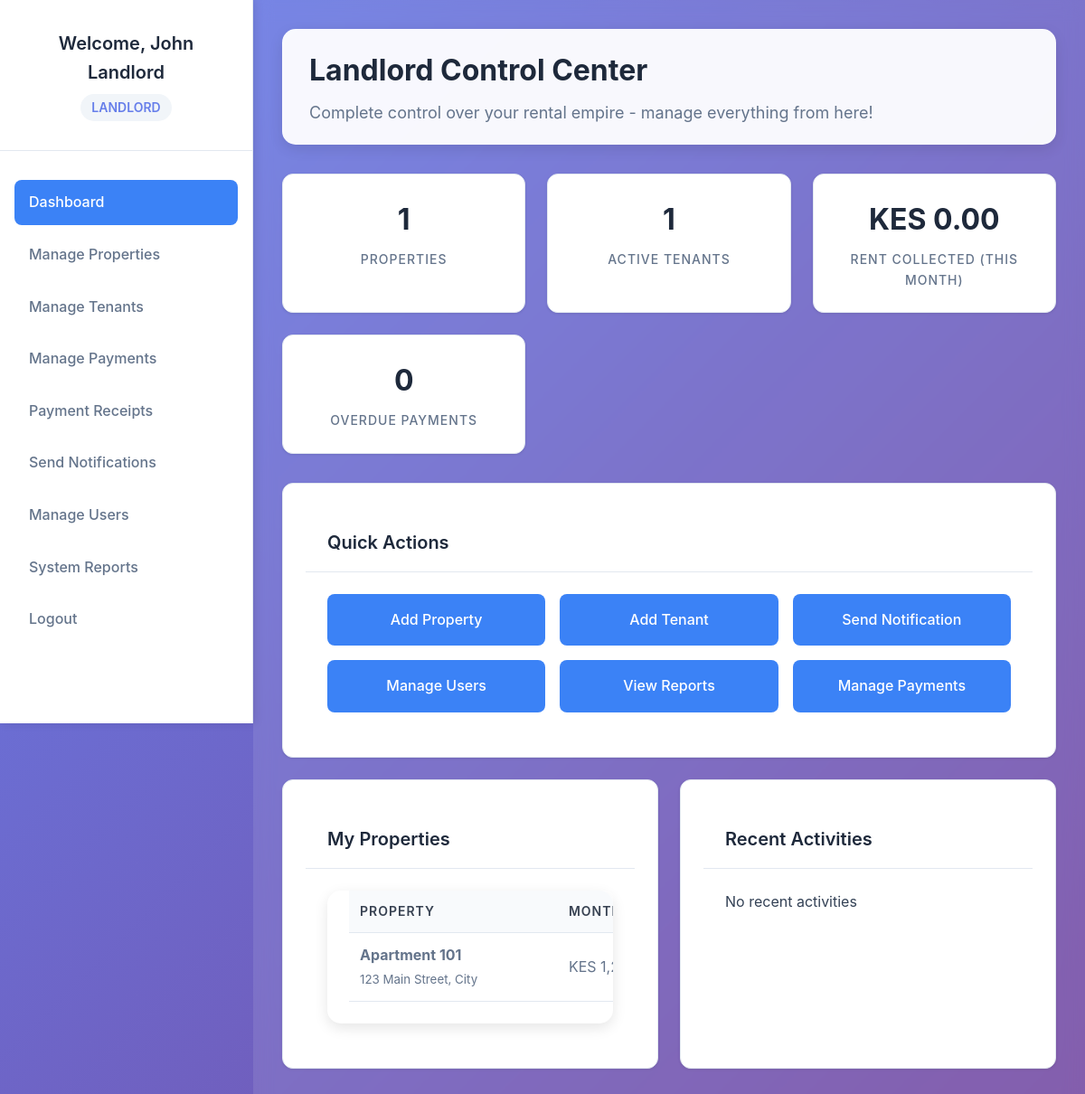
Screenshot of /landlord_dashboard.php (signed in) with the database file from the repository.
### tables this page shows
CREATE TABLE users (
    id INT AUTO_INCREMENT PRIMARY KEY,
    username VARCHAR(50) UNIQUE NOT NULL,
    email VARCHAR(100) UNIQUE NOT NULL,
    password VARCHAR(255) NOT NULL,
    full_name VARCHAR(100) NOT NULL,
    phone VARCHAR(20),
    role ENUM('tenant', 'admin', 'landlord') NOT NULL,
    created_at TIMESTAMP DEFAULT CURRENT_TIMESTAMP,
    updated_at TIMESTAMP DEFAULT CURRENT_TIMESTAMP ON UPDATE CURRENT_TIMESTAMP,
    is_active BOOLEAN DEFAULT TRUE
);

CREATE TABLE properties (
    id INT AUTO_INCREMENT PRIMARY KEY,
    property_name VARCHAR(100) NOT NULL,
    address TEXT NOT NULL,
    landlord_id INT NOT NULL,
    monthly_rent DECIMAL(10,2) NOT NULL,
    created_at TIMESTAMP DEFAULT CURRENT_TIMESTAMP,
    FOREIGN KEY (landlord_id) REFERENCES users(id) ON DELETE CASCADE
);

### config.php (called while the page is built, shortened)
<?php
require_once 'database.php';
function isLoggedIn() {
    return isset($_SESSION['user_id']) && !empty($_SESSION['user_id']);
}
function formatCurrency($amount) {
    return 'KES ' . number_format($amount, 2);
}
function getCurrentUser() {
    $db = new Database();
    $user = $db->fetchOne(
        "SELECT * FROM users WHERE id = ? AND is_active = 1",
        [$_SESSION['user_id']]
    );
    return $user;
}
?>

### database.php (called while the page is built, shortened)
<?php
class Database {
    private $host = DB_HOST;
    private $username = DB_USERNAME;
    private $password = DB_PASSWORD;
    private $database = DB_NAME;
    private $connection;
    private function connect() {
        try {
            $this->connection = new PDO(
                "mysql:host={$this->host};dbname={$this->database};charset=utf8mb4",
                $this->username,
                $this->password,
                [
                    PDO::ATTR_ERRMODE => PDO::ERRMODE_EXCEPTION,
                    PDO::ATTR_DEFAULT_FETCH_MODE => PDO::FETCH_ASSOC,
                    PDO::ATTR_EMULATE_PREPARES => false
                ]
            );
        } catch (PDOException $e) {
            die("Database connection failed: " . $e->getMessage());
        }
    }
    public function query($sql, $params = []) {
        try {
            $stmt = $this->connection->prepare($sql);
            $stmt->execute($params);
            return $stmt;
        } catch (PDOException $e) {
            throw new Exception("Query failed: " . $e->getMessage());
        }
    }
    public function fetchAll($sql, $params = []) {
        return $this->query($sql, $params)->fetchAll();
    }
    public function fetchOne($sql, $params = []) {
        return $this->query($sql, $params)->fetch();
    }
}
?>

### landlord_dashboard.php (the view, shortened to what this page needs)
<?php
require_once 'config.php';
$user = getCurrentUser();
$db = new Database();
$properties = $db->fetchAll(
    "SELECT p.*, COUNT(tp.tenant_id) as tenant_count
     FROM properties p
     LEFT JOIN tenant_properties tp ON p.id = tp.property_id AND tp.is_active = 1
     WHERE p.landlord_id = ?
     GROUP BY p.id",
    [$user['id']]
);
$currentMonth = date('Y-m');
$totalRentCollected = $db->fetchOne(
    "SELECT COALESCE(SUM(amount), 0) as total
     FROM rent_payments rp
     JOIN properties p ON rp.property_id = p.id
     WHERE p.landlord_id = ? AND rp.status = 'paid' AND DATE_FORMAT(rp.payment_date, '%Y-%m') = ?",
    [$user['id'], $currentMonth]
)['total'];
$overduePayments = $db->fetchAll(
    "SELECT rp.*, u.full_name as tenant_name, p.property_name
     FROM rent_payments rp
     JOIN users u ON rp.tenant_id = u.id
     JOIN properties p ON rp.property_id = p.id
     WHERE p.landlord_id = ? AND rp.status = 'overdue'
     ORDER BY rp.due_date ASC",
    [$user['id']]
);
$recentActivities = $db->fetchAll(
    "SELECT 'payment' as type, rp.payment_date as date,
            CONCAT('Rent payment of $', rp.amount, ' received from ', u.full_name) as description
     FROM rent_payments rp
     JOIN users u ON rp.tenant_id = u.id
     JOIN properties p ON rp.property_id = p.id
     WHERE p.landlord_id = ? AND rp.status = 'paid'
     ORDER BY rp.payment_date DESC
     LIMIT 10",
    [$user['id']]
);
$totalProperties = count($properties);
$totalTenants = $db->fetchOne(
    "SELECT COUNT(DISTINCT tp.tenant_id) as count
     FROM tenant_properties tp
     JOIN properties p ON tp.property_id = p.id
     WHERE p.landlord_id = ? AND tp.is_active = 1",
    [$user['id']]
)['count'];
?>
<!DOCTYPE html>
<html lang="en">
<head>
    <link rel="stylesheet" href="style.css">
</head>
<body>
    <div class="dashboard-container">
        <div class="sidebar" id="sidebar">
            <div class="sidebar-header">
                <h2>Welcome, <?php echo htmlspecialchars($user['full_name']); ?></h2>
                <div class="user-role">Landlord</div>
            </div>
            <ul class="sidebar-menu">
                <li><a href="landlord_dashboard.php" class="active">Dashboard</a></li>
                <li><a href="manage_properties.php">Manage Properties</a></li>
                <li><a href="manage_tenants.php">Manage Tenants</a></li>
                <li><a href="manage_payments.php">Manage Payments</a></li>
                <li><a href="landlord_receipts.php">Payment Receipts</a></li>
                <li><a href="send_notifications.php">Send Notifications</a></li>
                <li><a href="manage_users.php">Manage Users</a></li>
                <li><a href="system_reports.php">System Reports</a></li>
                <li><a href="logout.php">Logout</a></li>
            </ul>
        </div>
        <div class="main-content">
            <div class="content-header">
                <h1>Landlord Control Center</h1>
                <p>Complete control over your rental empire - manage everything from here!</p>
            </div>
            <div class="stats-grid">
                <div class="stat-card">
                    <div class="stat-number"><?php echo $totalProperties; ?></div>
                    <div class="stat-label">Properties</div>
                </div>
                <div class="stat-card">
                    <div class="stat-number"><?php echo $totalTenants; ?></div>
                    <div class="stat-label">Active Tenants</div>
                </div>
                <div class="stat-card">
                    <div class="stat-number"><?php echo formatCurrency($totalRentCollected); ?></div>
                    <div class="stat-label">Rent Collected (This Month)</div>
                </div>
                <div class="stat-card">
                    <div class="stat-number"><?php echo count($overduePayments); ?></div>
                    <div class="stat-label">Overdue Payments</div>
                </div>
            </div>
            <div class="card">
                <div class="card-header">
                    <h3>Quick Actions</h3>
                </div>
                <div class="quick-actions-grid">
                    <a href="manage_properties.php" class="quick-action-btn">
                        Add Property
                    </a>
                    <a href="manage_tenants.php" class="quick-action-btn">
                        Add Tenant
                    </a>
                    <a href="send_notifications.php" class="quick-action-btn">
                        Send Notification
                    </a>
                    <a href="manage_users.php" class="quick-action-btn">
                        Manage Users
                    </a>
                    <a href="system_reports.php" class="quick-action-btn">
                        View Reports
                    </a>
                    <a href="manage_payments.php" class="quick-action-btn">
                        Manage Payments
                    </a>
                </div>
            </div>
            <div class="content-grid">
                <div class="card">
                    <div class="card-header">
                        <h3>My Properties</h3>
                    </div>
                    <div class="card-content">
                        <?php if (empty($properties)): ?>
                            <p>No properties found. <a href="add_property.php">Add your first property</a></p>
                        <?php else: ?>
                            <div class="table-container">
                                <table>
                                    <thead>
                                        <tr>
                                            <th>Property</th>
                                            <th>Monthly Rent</th>
                                        </tr>
                                    </thead>
                                    <tbody>
                                        <?php foreach ($properties as $property): ?>
                                            <tr>
                                                <td>
                                                    <strong><?php echo htmlspecialchars($property['property_name']); ?></strong><br>
                                                    <small><?php echo htmlspecialchars($property['address']); ?></small>
                                                </td>
                                                <td><?php echo formatCurrency($property['monthly_rent']); ?></td>
                                            </tr>
                                        <?php endforeach; ?>
                                    </tbody>
                                </table>
                            </div>
                        <?php endif; ?>
                    </div>
                </div>
                <div class="card">
                    <div class="card-header">
                        <h3>Recent Activities</h3>
                    </div>
                    <div class="card-content">
                        <?php if (empty($recentActivities)): ?>
                            <p>No recent activities</p>
                        <?php endif; ?>
                    </div>
                </div>
            </div>
        </div>
    </div>
</body>
</html>

### style.css (style rules this page uses)
* { margin: 0; padding: 0; box-sizing: border-box; }
body { font-family: 'Segoe UI', Tahoma, Geneva, Verdana, sans-serif; background: linear-gradient(135deg, #667eea 0%, #764ba2 100%); min-height: 100vh; color: #333; }
.dashboard-container { display: flex; min-height: 100vh; }
.sidebar { width: 250px; background: rgba(255, 255, 255, 0.95); backdrop-filter: blur(10px); padding: 20px; box-shadow: 2px 0 10px rgba(0, 0, 0, 0.1); }
.sidebar-header { text-align: center; margin-bottom: 30px; padding-bottom: 20px; border-bottom: 1px solid #e2e8f0; }
.sidebar-header h2 { color: #4a5568; font-size: 20px; }
.sidebar-header .user-role { color: #667eea; font-size: 14px; text-transform: uppercase; font-weight: 600; }
.sidebar-menu { list-style: none; }
.sidebar-menu li { margin-bottom: 10px; }
.sidebar-menu a { display: flex; align-items: center; padding: 12px 15px; color: #4a5568; text-decoration: none; border-radius: 8px; transition: all 0.3s ease; }
.sidebar-menu a:hover, .sidebar-menu a.active { background: linear-gradient(135deg, #667eea 0%, #764ba2 100%); color: white; }
.main-content { flex: 1; padding: 30px; background: rgba(255, 255, 255, 0.1); backdrop-filter: blur(10px); }
.content-header { background: rgba(255, 255, 255, 0.95); padding: 20px 30px; border-radius: 15px; margin-bottom: 30px; box-shadow: 0 5px 15px rgba(0, 0, 0, 0.1); }
.content-header h1 { color: #4a5568; font-size: 28px; margin-bottom: 5px; }
.content-header p { color: #718096; font-size: 16px; }
.card { background: rgba(255, 255, 255, 0.95); border-radius: 15px; padding: 25px; margin-bottom: 20px; box-shadow: 0 5px 15px rgba(0, 0, 0, 0.1); backdrop-filter: blur(10px); }
.card-header { display: flex; justify-content: between; align-items: center; margin-bottom: 20px; padding-bottom: 15px; border-bottom: 1px solid #e2e8f0; }
.card-header h3 { color: #4a5568; font-size: 20px; }
.stats-grid { display: grid; grid-template-columns: repeat(auto-fit, minmax(250px, 1fr)); gap: 20px; margin-bottom: 30px; }
.stat-card { background: rgba(255, 255, 255, 0.95); border-radius: 15px; padding: 25px; text-align: center; box-shadow: 0 5px 15px rgba(0, 0, 0, 0.1); backdrop-filter: blur(10px); transition: transform 0.3s ease; }
.stat-number { font-size: 36px; font-weight: bold; color: #667eea; margin-bottom: 10px; }
.stat-label { color: #718096; font-size: 16px; text-transform: uppercase; letter-spacing: 1px; }
.table-container { overflow-x: auto; border-radius: 15px; box-shadow: 0 5px 15px rgba(0, 0, 0, 0.1); }
table { width: 100%; border-collapse: collapse; background: rgba(255, 255, 255, 0.95); backdrop-filter: blur(10px); }
th, td { padding: 15px; text-align: left; border-bottom: 1px solid #e2e8f0; }
th { background: linear-gradient(135deg, #667eea 0%, #764ba2 100%); color: white; font-weight: 600; text-transform: uppercase; letter-spacing: 1px; font-size: 14px; }

### rows the page displays
users: full_name "John Landlord"
properties: property_name "Apartment 101", address "123 Main Street, City", monthly_rent "KES…"

### other values shown
$totalProperties "1"
$totalTenants "1"
formatCurrency($totalRentCollected) "KES 0.00"
count($overduePayments) "0"
